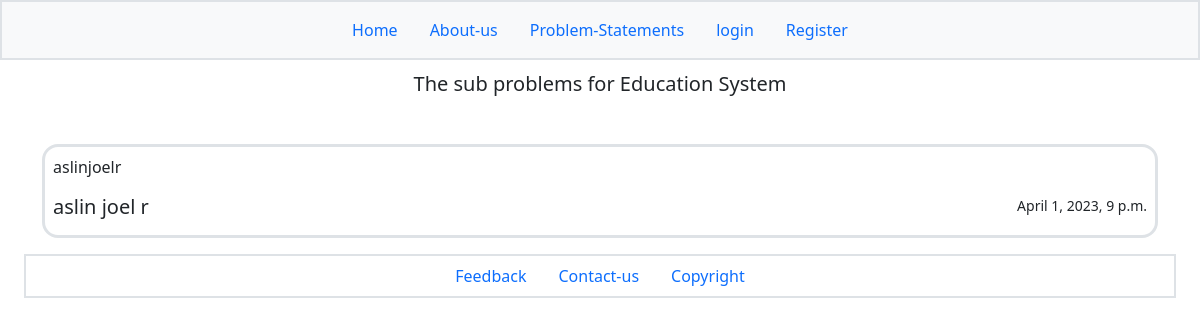
Screenshot of /problem_statements/1/view-problems/ with the database file from the repository.
### nation_book/models.py (models this page shows, shortened)
class ProblemStatement(models.Model):
    problem_name = models.CharField(max_length=200)
    problem_desc = models.CharField(max_length=500)
    problem_img=models.ImageField(upload_to='problem_img')
    problem_id=models.IntegerField(default=0)
    def __str__(self):
        return self.problem_name

class SmallProblems(models.Model):
    body=models.TextField(default='')
    time=models.DateTimeField(auto_now_add=True)
    post=models.ForeignKey(ProblemStatement,on_delete=models.CASCADE)
    author=models.CharField(max_length=200)
    class Meta:
        ordering = ['-time']

### nation_book/views.py (the view)
# urls.py: path('problem_statements/<int:pk>/view-problems/',views.view_problems,name='view_problems'),
def view_problems(request,pk):
    comments=SmallProblems.objects.filter(post=pk)
    problem=ProblemStatement.objects.get(pk=pk)
    return render(request,'sub-problems.html',{'comments':comments,'problem':problem})

### nation_book/templates/sub-problems.html
{% extends 'base.html' %}
{% load static %}
{% block content %}
<br>
<div class="mt-5">
  <center><h5>The sub problems for  {{problem}}</h5></center><br>
  {% if comments|length == 0 %}
  <center><h5 style="color:red">There is no problem's submitted yet.</h5></center>
  {% else %}
  {% for comment in comments %}
  <div class="container mt-3">
    <div class="container p-2 border border-3 rounded-4">
      <p class="">{{comment.author}}</p>
      <small class="float-end">{{comment.time}}</small>
      <h5>{{comment.body}}</h5>
    </div>
  </div>
</div>
  {% endfor %}
{%endif%}
{% endblock %}

### rows the page displays
ProblemStatement: problem_name "Education System"
SmallProblems: author "aslinjoelr", time "April 1, 2023, 9 p.m.", body "aslin joel r"
